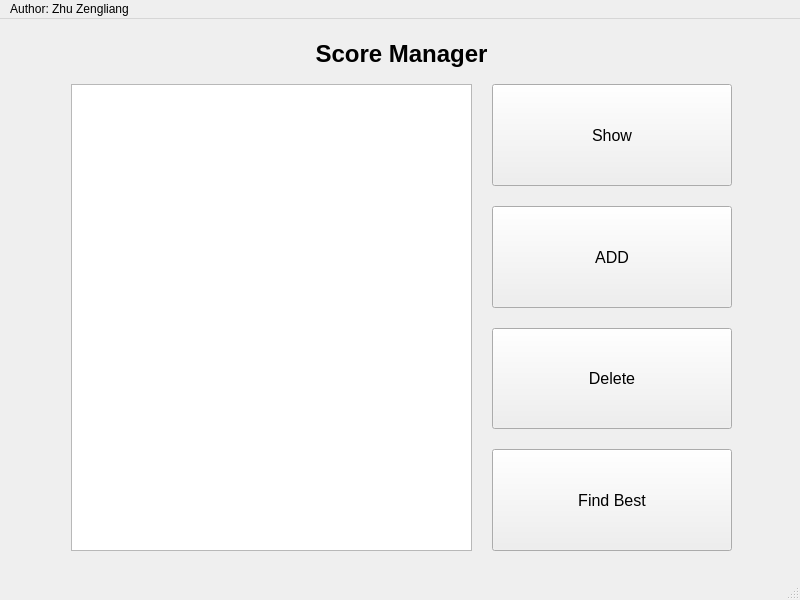
<?xml version="1.0" encoding="UTF-8"?>
<ui version="4.0">
 <class>MainWindow</class>
 <widget class="QMainWindow" name="MainWindow">
  <property name="geometry">
   <rect>
    <x>0</x>
    <y>0</y>
    <width>800</width>
    <height>600</height>
   </rect>
  </property>
  <property name="windowTitle">
   <string>MainWindow</string>
  </property>
  <widget class="QWidget" name="centralwidget">
   <widget class="QWidget" name="layoutWidget">
    <property name="geometry">
     <rect>
      <x>71</x>
      <y>21</y>
      <width>661</width>
      <height>511</height>
     </rect>
    </property>
    <layout class="QVBoxLayout" name="verticalLayout_2">
     <item>
      <widget class="QLabel" name="label">
       <property name="font">
        <font>
         <family>Microsoft Sans Serif</family>
         <pointsize>18</pointsize>
         <weight>75</weight>
         <italic>false</italic>
         <bold>true</bold>
        </font>
       </property>
       <property name="text">
        <string>Score Manager</string>
       </property>
       <property name="alignment">
        <set>Qt::AlignCenter</set>
       </property>
      </widget>
     </item>
     <item>
      <layout class="QHBoxLayout" name="horizontalLayout" stretch="5,3">
       <property name="spacing">
        <number>20</number>
       </property>
       <property name="topMargin">
        <number>10</number>
       </property>
       <item>
        <widget class="QTextBrowser" name="textBrowser">
         <property name="font">
          <font>
           <family>Microsoft Sans Serif</family>
           <pointsize>12</pointsize>
           <weight>50</weight>
           <bold>false</bold>
          </font>
         </property>
        </widget>
       </item>
       <item>
        <layout class="QVBoxLayout" name="verticalLayout">
         <property name="spacing">
          <number>20</number>
         </property>
         <item>
          <widget class="QPushButton" name="Button_show">
           <property name="sizePolicy">
            <sizepolicy hsizetype="Minimum" vsizetype="Expanding">
             <horstretch>0</horstretch>
             <verstretch>0</verstretch>
            </sizepolicy>
           </property>
           <property name="font">
            <font>
             <family>Microsoft Sans Serif</family>
             <pointsize>12</pointsize>
             <weight>50</weight>
             <bold>false</bold>
            </font>
           </property>
           <property name="text">
            <string>Show</string>
           </property>
          </widget>
         </item>
         <item>
          <widget class="QPushButton" name="Button_add">
           <property name="sizePolicy">
            <sizepolicy hsizetype="Preferred" vsizetype="Expanding">
             <horstretch>0</horstretch>
             <verstretch>0</verstretch>
            </sizepolicy>
           </property>
           <property name="sizeIncrement">
            <size>
             <width>6</width>
             <height>6</height>
            </size>
           </property>
           <property name="font">
            <font>
             <family>Microsoft Sans Serif</family>
             <pointsize>12</pointsize>
             <weight>50</weight>
             <bold>false</bold>
            </font>
           </property>
           <property name="text">
            <string>ADD</string>
           </property>
          </widget>
         </item>
         <item>
          <widget class="QPushButton" name="Button_drop">
           <property name="sizePolicy">
            <sizepolicy hsizetype="Minimum" vsizetype="Expanding">
             <horstretch>0</horstretch>
             <verstretch>0</verstretch>
            </sizepolicy>
           </property>
           <property name="font">
            <font>
             <family>Microsoft Sans Serif</family>
             <pointsize>12</pointsize>
             <weight>50</weight>
             <bold>false</bold>
            </font>
           </property>
           <property name="text">
            <string>Delete</string>
           </property>
          </widget>
         </item>
         <item>
          <widget class="QPushButton" name="pushButton">
           <property name="sizePolicy">
            <sizepolicy hsizetype="Minimum" vsizetype="Expanding">
             <horstretch>0</horstretch>
             <verstretch>0</verstretch>
            </sizepolicy>
           </property>
           <property name="font">
            <font>
             <family>Microsoft Sans Serif</family>
             <pointsize>12</pointsize>
             <weight>50</weight>
             <bold>false</bold>
            </font>
           </property>
           <property name="text">
            <string>Find Best</string>
           </property>
          </widget>
         </item>
        </layout>
       </item>
      </layout>
     </item>
    </layout>
   </widget>
  </widget>
  <widget class="QMenuBar" name="menubar">
   <property name="geometry">
    <rect>
     <x>0</x>
     <y>0</y>
     <width>800</width>
     <height>21</height>
    </rect>
   </property>
   <widget class="QMenu" name="menuAuthor_Zhu_Zengliang">
    <property name="title">
     <string>Author: Zhu Zengliang</string>
    </property>
    <addaction name="actionhttps_github_com_bchuh"/>
   </widget>
   <addaction name="menuAuthor_Zhu_Zengliang"/>
  </widget>
  <widget class="QStatusBar" name="statusbar"/>
  <action name="actionhttps_github_com_bchuh">
   <property name="text">
    <string>https://github.com/bchuh</string>
   </property>
  </action>
 </widget>
 <resources/>
 <connections/>
</ui>
